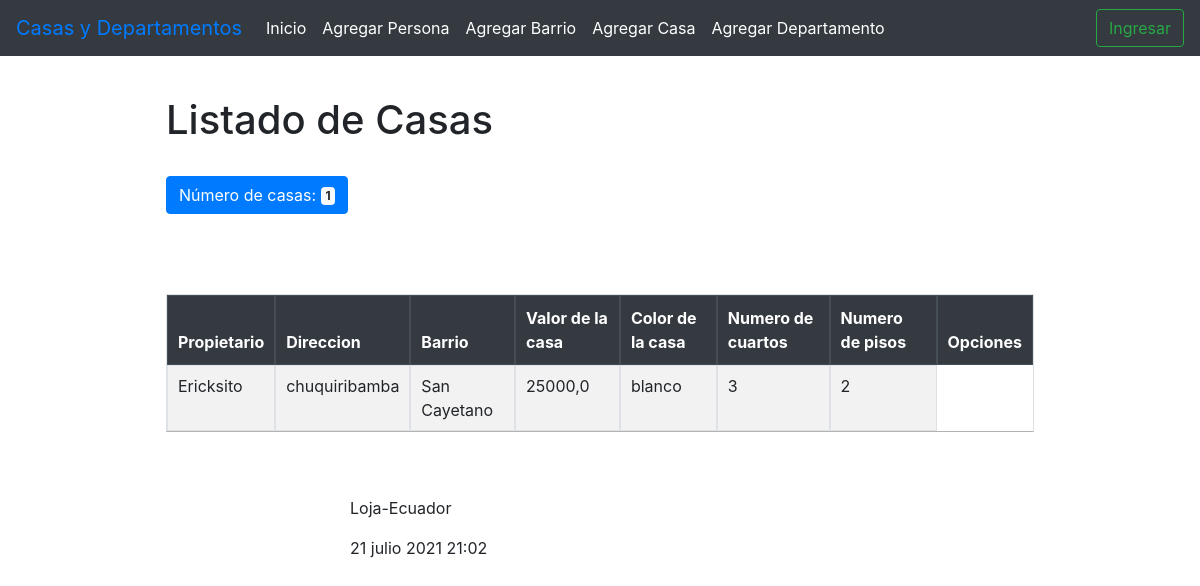
The page /ver/casas on the database as committed earlier.
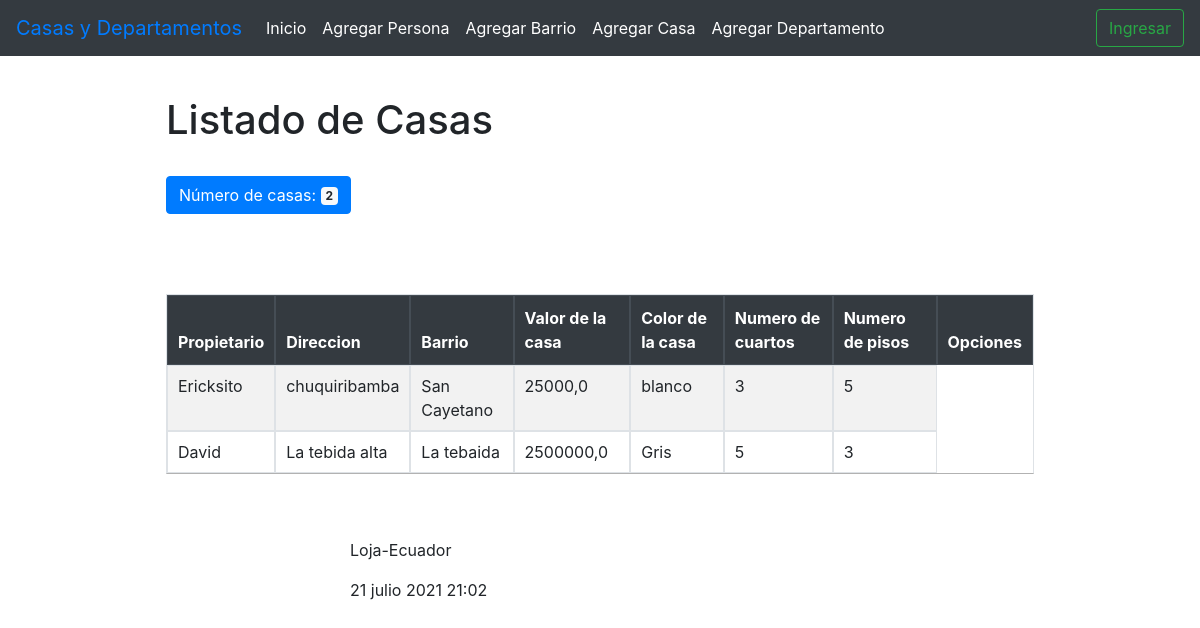
The same page on the database as committed later.
### administrativo/models.py (models this page shows, shortened)
class Casa(models.Model):
    propietario = models.ForeignKey(Persona, on_delete=models.CASCADE,
                                    related_name="casas")
    direccion = models.CharField(max_length=50)
    barrio = models.ForeignKey(Barrio, on_delete=models.CASCADE,
                               related_name="casas")
    valorCasa = models.FloatField()
    colorCasa = models.CharField(max_length=20)
    numCuartos = models.IntegerField()
    numPisos = models.IntegerField()

class Persona(models.Model):
    nombres = models.CharField(max_length=30)
    apellidos = models.CharField(max_length=30)
    cedula = models.CharField(max_length=30, unique=True)
    correo = models.EmailField()

class Barrio(models.Model):
    nombreBarrio = models.CharField(max_length=30)
    siglas = models.CharField(max_length=7)

### administrativo/views.py (the view)
# urls.py: path('ver/casas',views.ver_casas,
def ver_casas(request):
    casas = Casa.objects.all()
    informacion_template = {'casas': casas, 'numero_casas': len(casas)}
    return render(request, 'ver_casas.html', informacion_template)

### administrativo/templates/ver_casas.html (shortened to what this page needs)
{% extends "master.html" %}
{% block content %}
<br>
<div class="display-8 w-75 p-3 mx-auto">
  <h1 class="">Listado de Casas</h1><br>
  <a type="button" class="btn btn-primary ">
  Número de casas:  <span class="badge badge-light">{{ numero_casas }}</span>
</a>
</div>
<br>
<br>
<div class = "w-75 p-3 mx-auto">
  <table id="tabla_datos" class="table table-striped table-bordered " style="width:100%">
    <thead class="thead-dark">
      <tr>
        <th>Propietario</th>
        <th>Direccion</th>
        <th>Barrio</th>
        <th>Valor de la casa</th>
        <th>Color de la casa</th>
        <th>Numero de cuartos</th>
        <th>Numero de pisos</th>
        <th>Opciones</th>
      </tr>
    </thead>
    {% for e in casas %}
    <tr>
      <td>{{e.propietario.nombres}}</td>
      <td>{{e.direccion}}</td>
      <td>{{e.barrio.nombreBarrio}}</td>
      <td>{{e.valorCasa}}</td>
      <td>{{e.colorCasa}}</td>
      <td>{{e.numCuartos}}</td>
      <td>{{e.numPisos}}</td>
    </tr>
    {% endfor %}
  </table>
</div>
{% endblock %}

### administrativo/templates/master.html (shortened to what this page needs)
<!DOCTYPE html>
<html>
  <head>
    {% load static %}
    <link rel="stylesheet" type="text/css" href="https://cdn.datatables.net/1.10.25/css/jquery.dataTables.min.css">
    <link rel="stylesheet" href="https://cdn.jsdelivr.net/npm/bootstrap@4.6.0/dist/css/bootstrap.min.css">
  </head>
  <body>
    {% load socialaccount %}
    {% load account %}
  <header>
    <nav class="navbar navbar-expand-lg bg-dark">
      <a class="navbar-brand" href="{% url 'index' %}">Casas y Departamentos</a>
      <div class="collapse navbar-collapse" id="navbarScroll">
        <ul class="navbar-nav mr-auto my-2 my-lg-0 navbar-nav-scroll" style="max-height: 100px;">
          <li class="nav-item active">
            <a class="nav-link text-white bg-dark" href="{% url 'index' %}">Inicio</a>
          </li>
          <li class="nav-item active">
            <a class="nav-link text-white bg-dark" href="{% url 'crear_persona' %}">Agregar Persona</a>
          </li>
          <li class="nav-item">
            <a class="nav-link text-white bg-dark" href="{% url 'crear_barrio' %}" >Agregar Barrio</a>
          </li>
          <li class="nav-item">
            <a class="nav-link text-white bg-dark" href="{% url 'crear_casa' %}">Agregar Casa</a>
          </li>
          <li class="nav-item">
            <a class="nav-link text-white bg-dark" href="{% url 'crear_departamento' %}">Agregar Departamento</a>
          </li>
        </ul>
        <form class="d-flex">
          {% if user.is_authenticated %}
          <a class="btn btn-outline-success" href="{% url 'logout_view' %}">Salir</a>
          {% else %}
          <li class="d-flex">
            <a class="btn btn-outline-success" href="{% url 'login' %}">Ingresar</a>
          </li>
          {% endif %}
        </form>
      </div>
    </nav>
  </header>
  <section>
      {% block content %}
      {% endblock %}
  </section>
    <footer>
      <br><br>
      <div class="mx-auto" style="width: 500px;">
        <p>Loja-Ecuador</p>
      <p>{% now "j F Y H:i" %}</p>
      </div>
    </footer>
  </body>
</html>

Rows that differ between the two databases and show on the page:
changed Casa "chuquiribamba": numPisos "2" → "5"
added Casa: propietario.nombres "David", direccion "La tebida alta", barrio.nombreBarrio "La tebaida", valorCasa "2500000,0", colorCasa "Gris", numCuartos "5", numPisos "3"
Other text that changed with them:
{{ numero_casas }}: "1" → "2"
